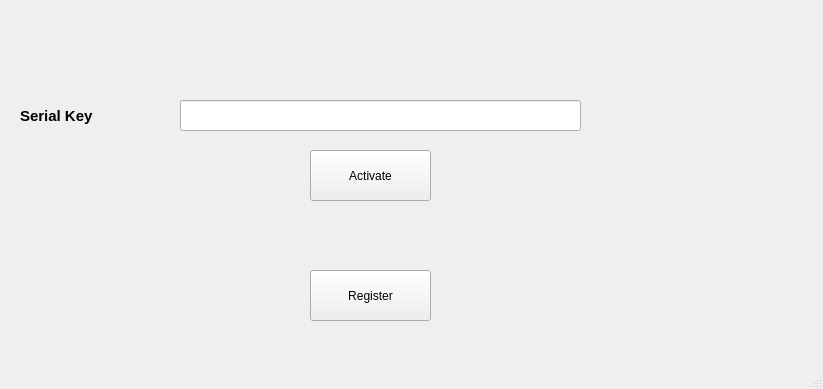
<?xml version="1.0" encoding="UTF-8"?>
<ui version="4.0">
 <class>MainWindow</class>
 <widget class="QMainWindow" name="MainWindow">
  <property name="geometry">
   <rect>
    <x>0</x>
    <y>0</y>
    <width>823</width>
    <height>389</height>
   </rect>
  </property>
  <property name="windowTitle">
   <string>Login</string>
  </property>
  <property name="windowIcon">
   <iconset>
    <normaloff>../MeasureLink(new)/logo.png</normaloff>../MeasureLink(new)/logo.png</iconset>
  </property>
  <widget class="QWidget" name="centralwidget">
   <widget class="QLineEdit" name="key">
    <property name="geometry">
     <rect>
      <x>180</x>
      <y>100</y>
      <width>401</width>
      <height>31</height>
     </rect>
    </property>
    <property name="font">
     <font>
      <pointsize>12</pointsize>
     </font>
    </property>
    <property name="text">
     <string/>
    </property>
   </widget>
   <widget class="QLabel" name="label">
    <property name="geometry">
     <rect>
      <x>20</x>
      <y>90</y>
      <width>131</width>
      <height>51</height>
     </rect>
    </property>
    <property name="font">
     <font>
      <pointsize>11</pointsize>
      <weight>75</weight>
      <bold>true</bold>
     </font>
    </property>
    <property name="frameShape">
     <enum>QFrame::NoFrame</enum>
    </property>
    <property name="text">
     <string>Serial Key</string>
    </property>
    <property name="textFormat">
     <enum>Qt::AutoText</enum>
    </property>
   </widget>
   <widget class="QPushButton" name="pushButton">
    <property name="geometry">
     <rect>
      <x>310</x>
      <y>270</y>
      <width>121</width>
      <height>51</height>
     </rect>
    </property>
    <property name="text">
     <string>Register</string>
    </property>
   </widget>
   <widget class="QPushButton" name="pushButton_2">
    <property name="geometry">
     <rect>
      <x>310</x>
      <y>150</y>
      <width>121</width>
      <height>51</height>
     </rect>
    </property>
    <property name="text">
     <string>Activate</string>
    </property>
   </widget>
  </widget>
  <widget class="QMenuBar" name="menubar">
   <property name="geometry">
    <rect>
     <x>0</x>
     <y>0</y>
     <width>823</width>
     <height>18</height>
    </rect>
   </property>
  </widget>
  <widget class="QStatusBar" name="statusbar"/>
 </widget>
 <resources/>
 <connections/>
</ui>
